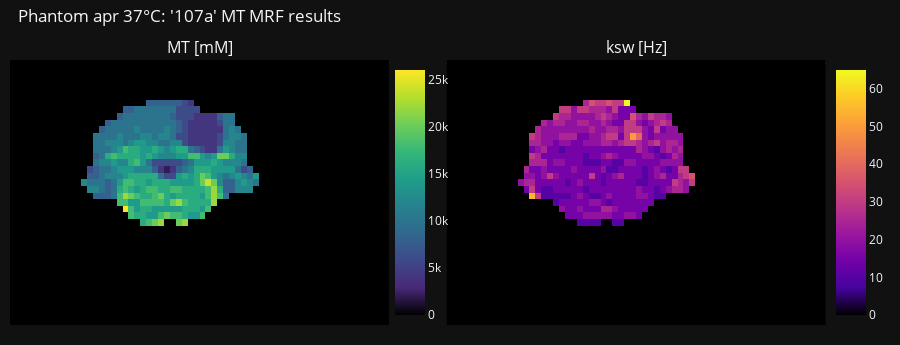

The notebook cell saved with this chart:
### Code cell
acquired_data_fn = os.path.join(glu_mouse_mrf_files_fn, 'acquired_data.mat')
acquired_data = sio.loadmat(acquired_data_fn)['acquired_data']  # [31, 40/64, 64]
# px.imshow(acquired_data[4,:,:])


full_mask = subject_dict['roi_mask']
date = subject_dict['month']
save_name = subject_dict['save_name']
temp = subject_dict['temp']
# f_lims = subject_dict['dict_ranges']['fs_0']
# k_lims = subject_dict['dict_ranges']['ksw_0']

# Create custom Viridis colormap with black for 0 values
custom_viridis = np.array(plotly.colors.sequential.Viridis)
custom_viridis[0] = '#000000'  # Set black for 0 values

# Create custom Plasma colormap with black for 0 values
custom_plasma = np.array(plotly.colors.sequential.Plasma)
custom_plasma[0] = '#000000'  # Set black for 0 values

# Create subplots with 1 row and 3 columns, increased horizontal spacing
fig = make_subplots(rows=1, cols=2, horizontal_spacing=0.07, subplot_titles=['MT [mM]', 'ksw [Hz]', 'Dot Product'])

# Add heatmaps for the three arrays
heatmap_fs = go.Heatmap(z=mt_fs*full_mask, colorscale=custom_viridis, coloraxis='coloraxis1')
heatmap_ksw = go.Heatmap(z=mt_ksw*full_mask, colorscale=custom_plasma, coloraxis='coloraxis2')

fig.add_trace(heatmap_fs, row=1, col=1)
fig.add_trace(heatmap_ksw, row=1, col=2)

fig.update_layout(
    template='plotly_dark',  # Set the theme to plotly dark
    title_text=f"Phantom {date} {temp}°C: '{fp_prtcl_name}' MT MRF results",
    showlegend=False,  # Hide legend
    height=345,
    width=900,  # Set a width based on your preference
    margin=dict(l=10, r=40, t=60, b=20),  # Adjust top and bottom margins
    title=dict(x=0.02, y=0.97)  # Adjust the title position
)

# Add individual titles and separate colorbars
for i, title in enumerate(['Glu [mM]', 'ksw [Hz]', 'Dot Product'], start=1):
    fig.update_xaxes(row=1, col=i, showgrid=False, showticklabels=False)
    fig.update_yaxes(showgrid=False, row=1, col=i, showticklabels=False, autorange='reversed')  # Reverse the y-axis

# Manually add separate colorbars
f_const = 3 / 110000
colorbar_fs = {'colorscale': custom_viridis} #, 'cmin': 0, 'cmax': f_lims[1]/f_const}
colorbar_ksw = {'colorscale': custom_plasma} #, 'cmin': k_lims[0], 'cmax': k_lims[1]}

fig.update_layout(
    coloraxis1=colorbar_fs,
    coloraxis2=colorbar_ksw,
    coloraxis_colorbar=dict(x=0.46, y=0.5),
    coloraxis2_colorbar=dict(x=1, y=0.5),
)

# Show the plot
fig.show()

pio.write_image(fig, f'images/{save_name}/subject_{phantom_choice}/MT52.jpeg')

### Figure 1 — Plotly figure (JSON) as saved in the notebook; plotly's stock layout.template omitted (floating-point values rounded to 4 significant figures; data arrays with more than 128 entries replaced by an {"elided": "..."} marker saying what was removed)
{"data": [{"coloraxis": "coloraxis", "colorscale": [[0.0, "#000000"], [0.1111, "#482878"], [0.2222, "#3e4989"], [0.3333, "#31688e"], [0.4444, "#26828e"], [0.5556, "#1f9e89"], [0.6667, "#35b779"], [0.7778, "#6ece58"], [0.8889, "#b5de2b"], [1.0, "#fde725"]], "z": {"elided": "40x64 float values"}, "type": "heatmap", "xaxis": "x", "yaxis": "y"}, {"coloraxis": "coloraxis2", "colorscale": [[0.0, "#000000"], [0.1111, "#46039f"], [0.2222, "#7201a8"], [0.3333, "#9c179e"], [0.4444, "#bd3786"], [0.5556, "#d8576b"], [0.6667, "#ed7953"], [0.7778, "#fb9f3a"], [0.8889, "#fdca26"], [1.0, "#f0f921"]], "z": {"elided": "40x64 float values"}, "type": "heatmap", "xaxis": "x2", "yaxis": "y2"}], "layout": {"xaxis": {"anchor": "y", "domain": [0.0, 0.465], "showgrid": false, "showticklabels": false}, "yaxis": {"anchor": "x", "domain": [0.0, 1.0], "showgrid": false, "showticklabels": false, "autorange": "reversed"}, "xaxis2": {"anchor": "y2", "domain": [0.535, 1.0], "showgrid": false, "showticklabels": false}, "yaxis2": {"anchor": "x2", "domain": [0.0, 1.0], "showgrid": false, "showticklabels": false, "autorange": "reversed"}, "annotations": [{"font": {"size": 16}, "showarrow": false, "text": "MT [mM]", "x": 0.2325, "xanchor": "center", "xref": "paper", "y": 1.0, "yanchor": "bottom", "yref": "paper"}, {"font": {"size": 16}, "showarrow": false, "text": "ksw [Hz]", "x": 0.7675, "xanchor": "center", "xref": "paper", "y": 1.0, "yanchor": "bottom", "yref": "paper"}], "title": {"text": "Phantom apr 37°C: '107a' MT MRF results", "x": 0.02, "y": 0.97}, "margin": {"l": 10, "r": 40, "t": 60, "b": 20}, "showlegend": false, "height": 345, "width": 900, "coloraxis": {"colorbar": {"x": 0.46, "y": 0.5}, "colorscale": [[0.0, "#000000"], [0.1111, "#482878"], [0.2222, "#3e4989"], [0.3333, "#31688e"], [0.4444, "#26828e"], [0.5556, "#1f9e89"], [0.6667, "#35b779"], [0.7778, "#6ece58"], [0.8889, "#b5de2b"], [1.0, "#fde725"]]}, "coloraxis2": {"colorscale": [[0.0, "#000000"], [0.1111, "#46039f"], [0.2222, "#7201a8"], [0.3333, "#9c179e"], [0.4444, "#bd3786"], [0.5556, "#d8576b"], [0.6667, "#ed7953"], [0.7778, "#fb9f3a"], [0.8889, "#fdca26"], [1.0, "#f0f921"]], "colorbar": {"x": 1, "y": 0.5}}}}
